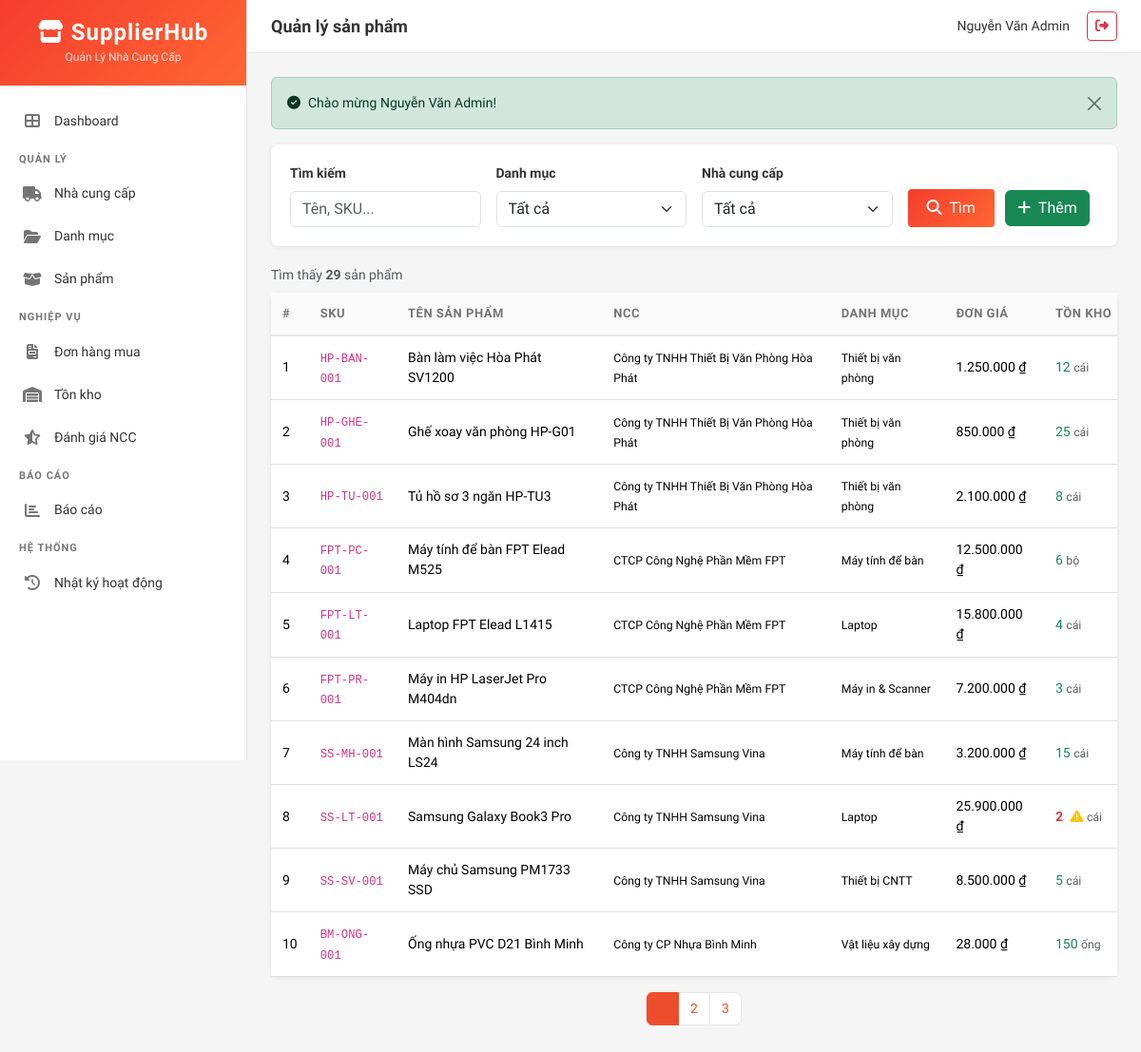
Screenshot of /index.php?page=products (signed in) with the database file from the repository.
### tables this page shows
CREATE TABLE IF NOT EXISTS products (
    id INT AUTO_INCREMENT PRIMARY KEY,
    supplier_id INT NOT NULL,
    category_id INT DEFAULT NULL,
    name VARCHAR(200) NOT NULL,
    sku VARCHAR(50) NOT NULL UNIQUE,
    description TEXT DEFAULT NULL,
    unit_price DECIMAL(15,2) NOT NULL DEFAULT 0.00,
    unit VARCHAR(20) NOT NULL DEFAULT 'cái',
    status ENUM('active', 'discontinued') NOT NULL DEFAULT 'active',
    min_stock_level INT NOT NULL DEFAULT 10,
    created_at DATETIME NOT NULL DEFAULT CURRENT_TIMESTAMP,
    FOREIGN KEY (supplier_id) REFERENCES suppliers(id) ON DELETE RESTRICT,
    FOREIGN KEY (category_id) REFERENCES categories(id) ON DELETE SET NULL,
    INDEX idx_supplier (supplier_id),
    INDEX idx_category (category_id),
    INDEX idx_status (status),
    INDEX idx_sku (sku)
);

CREATE TABLE IF NOT EXISTS suppliers (
    id INT AUTO_INCREMENT PRIMARY KEY,
    company_name VARCHAR(200) NOT NULL,
    contact_person VARCHAR(100) DEFAULT NULL,
    email VARCHAR(100) DEFAULT NULL,
    phone VARCHAR(20) DEFAULT NULL,
    address TEXT DEFAULT NULL,
    tax_code VARCHAR(20) DEFAULT NULL,
    status ENUM('active', 'inactive', 'blacklisted') NOT NULL DEFAULT 'active',
    rating_avg DECIMAL(3,2) DEFAULT 0.00,
    notes TEXT DEFAULT NULL,
    created_at DATETIME NOT NULL DEFAULT CURRENT_TIMESTAMP,
    INDEX idx_status (status)
);

CREATE TABLE IF NOT EXISTS categories (
    id INT AUTO_INCREMENT PRIMARY KEY,
    name VARCHAR(100) NOT NULL,
    slug VARCHAR(120) NOT NULL UNIQUE,
    description TEXT DEFAULT NULL,
    parent_id INT DEFAULT NULL,
    sort_order INT NOT NULL DEFAULT 0,
    is_active TINYINT(1) NOT NULL DEFAULT 1,
    FOREIGN KEY (parent_id) REFERENCES categories(id) ON DELETE SET NULL,
    INDEX idx_parent (parent_id),
    INDEX idx_active (is_active)
);

### controllers/ProductController.php (called while the page is built, shortened)
<?php
require_once __DIR__ . '/../models/Product.php';
class ProductController {
    private $model;
    public function __construct() {
        $this->model = new Product();
    }
    public function index() {
        $search     = $_GET['search'] ?? '';
        $categoryId = $_GET['category_id'] ?? '';
        $supplierId = $_GET['supplier_id'] ?? '';
        $page       = max(1, intval($_GET['p'] ?? 1));
        $result     = $this->model->getAll($search, $categoryId, $supplierId, $page);
        require VIEW_PATH . '/products/index.php';
    }
}

### helpers/format_helper.php (called while the page is built, shortened)
<?php
function formatMoney($amount) {
    return number_format($amount, 0, ',', '.') . ' ₫';
}
function e($text) {
    return htmlspecialchars($text ?? '', ENT_QUOTES, 'UTF-8');
}

### config/database.php (called while the page is built, shortened)
<?php
function getDBConnection() {
    static $pdo = null;
    if ($pdo === null) {
        try {
            $dsn = "mysql:host=" . DB_HOST . ";port=" . DB_PORT . ";dbname=" . DB_NAME . ";charset=utf8mb4";
            $options = [
                PDO::ATTR_ERRMODE            => PDO::ERRMODE_EXCEPTION,
                PDO::ATTR_DEFAULT_FETCH_MODE => PDO::FETCH_ASSOC,
                PDO::ATTR_EMULATE_PREPARES   => false,
            ];
            $pdo = new PDO($dsn, DB_USER, DB_PASS, $options);
            $pdo->exec("SET NAMES 'utf8mb4' COLLATE 'utf8mb4_unicode_ci'");
        } catch (PDOException $e) {
            die("Lỗi kết nối database: " . $e->getMessage());
        }
    }
    return $pdo;
}

### models/Product.php (called while the page is built, shortened)
<?php
class Product {
    private $pdo;
    public function __construct() {
        $this->pdo = getDBConnection();
    }
    public function getAll($search = '', $categoryId = '', $supplierId = '', $page = 1, $limit = ITEMS_PER_PAGE) {
        $offset = ($page - 1) * $limit;
        $where = "WHERE 1=1";
        $params = [];
        $countSql = "SELECT COUNT(*) FROM products p $where";
        $stmt = $this->pdo->prepare($countSql);
        $stmt->execute($params);
        $total = $stmt->fetchColumn();
        $sql = "SELECT p.*, s.company_name as supplier_name, c.name as category_name,
                COALESCE(i.quantity_on_hand, 0) as stock
                FROM products p
                JOIN suppliers s ON p.supplier_id = s.id
                LEFT JOIN categories c ON p.category_id = c.id
                LEFT JOIN inventory i ON p.id = i.product_id
                $where
                ORDER BY p.created_at DESC LIMIT :limit OFFSET :offset";
        $stmt = $this->pdo->prepare($sql);
        $stmt->bindValue(':limit', $limit, PDO::PARAM_INT);
        $stmt->bindValue(':offset', $offset, PDO::PARAM_INT);
        $stmt->execute();
        $data = $stmt->fetchAll();
        return [
            'data'       => $data,
            'total'      => $total,
            'page'       => $page,
            'limit'      => $limit,
            'totalPages' => ceil($total / $limit),
        ];
    }
}

### views/products/index.php (the view, shortened to what this page needs)
<?php require VIEW_PATH . '/layouts/header.php'; ?>
<div class="search-box">
    <form method="GET" class="row g-3 align-items-end">
        <div class="col-md-3">
            <label class="form-label fw-semibold">Tìm kiếm</label>
            <input type="text" name="search" class="form-control" placeholder="Tên, SKU..." value="<?= e($search) ?>">
        </div>
        <div class="col-md-3">
            <label class="form-label fw-semibold">Danh mục</label>
            <select name="category_id" class="form-select">
                <option value="">Tất cả</option>
            </select>
        </div>
        <div class="col-md-3">
            <label class="form-label fw-semibold">Nhà cung cấp</label>
            <select name="supplier_id" class="form-select">
                <option value="">Tất cả</option>
            </select>
        </div>
        <div class="col-md-3">
            <button type="submit" class="btn btn-shopee"><i class="fas fa-search me-1"></i> Tìm</button>
            <a href="index.php?page=products&action=create" class="btn btn-success ms-2"><i class="fas fa-plus me-1"></i> Thêm</a>
        </div>
    </form>
</div>
<div class="d-flex justify-content-between mb-2">
    <span class="text-muted">Tìm thấy <strong><?= $result['total'] ?></strong> sản phẩm</span>
</div>
<div class="card">
    <div class="card-body p-0">
        <?php if (!empty($result['data'])): ?>
        <div class="table-responsive">
            <table class="table table-hover mb-0" style="min-width: 1000px;">
                <thead>
                    <tr>
                        <th>#</th>
                        <th>SKU</th>
                        <th>Tên sản phẩm</th>
                        <th>NCC</th>
                        <th>Danh mục</th>
                        <th>Đơn giá</th>
                        <th>Tồn kho</th>
                    </tr>
                </thead>
                <tbody>
                    <?php foreach ($result['data'] as $i => $p): ?>
                    <tr>
                        <td><?= ($result['page'] - 1) * $result['limit'] + $i + 1 ?></td>
                        <td><code><?= e($p['sku']) ?></code></td>
                        <td><?= e($p['name']) ?></td>
                        <td><small><?= e($p['supplier_name']) ?></small></td>
                        <td><small><?= e($p['category_name'] ?? '—') ?></small></td>
                        <td><?= formatMoney($p['unit_price']) ?></td>
                        <td>
                            <?php if ($p['stock'] <= $p['min_stock_level']): ?>
                                <span class="text-danger fw-bold"><?= $p['stock'] ?></span>
                                <i class="fas fa-exclamation-triangle text-warning ms-1" title="Sắp hết"></i>
                            <?php else: ?>
                                <span class="text-success"><?= $p['stock'] ?></span>
                            <?php endif; ?>
                            <small class="text-muted"><?= e($p['unit']) ?></small>
                        </td>
                    </tr>
                    <?php endforeach; ?>
                </tbody>
            </table>
        </div>
        <?php else: ?>
        <div class="empty-state"><i class="fas fa-box-open"></i><p>Chưa có sản phẩm nào.</p></div>
        <?php endif; ?>
    </div>
</div>
<?php if ($result['totalPages'] > 1): ?>
<nav class="mt-3"><ul class="pagination justify-content-center">
    <?php for ($i = 1; $i <= $result['totalPages']; $i++): ?>
    <li class="page-item <?= $i == $result['page'] ? 'active' : '' ?>">
        <a class="page-link" href="index.php?page=products&search=<?= urlencode($search) ?>&category_id=<?= $categoryId ?>&supplier_id=<?= $supplierId ?>&p=<?= $i ?>"><?= $i ?></a>
    </li>
    <?php endfor; ?>
</ul></nav>
<?php endif; ?>
<?php require VIEW_PATH . '/layouts/footer.php'; ?>

### assets/css/style.css (style rules this page uses)
:root { --shopee-primary: #EE4D2D; --shopee-primary-dark: #D73211; --shopee-gradient: linear-gradient(135deg, #F53D2D, #FF6633); --shopee-bg: #F5F5F5; --shopee-card: #FFFFFF; --shopee-text: #333333; --shopee-text-light: #757575; --shopee-success: #26AA99; --shopee-warning: #FFBF00; --shopee-danger: #D63031; --shopee-border: #E8E8E8; --sidebar-width: 260px; }
body { font-family: 'Be Vietnam Pro', 'Inter', sans-serif; background-color: var(--shopee-bg); color: var(--shopee-text); font-size: 14px; }
a { color: var(--shopee-primary); text-decoration: none; }
.btn-shopee { background: var(--shopee-gradient); color: #fff; border: none; font-weight: 500; padding: 8px 20px; border-radius: 4px; transition: all 0.2s; }
.card { border: none; border-radius: 8px; box-shadow: 0 1px 4px rgba(0,0,0,0.08); transition: box-shadow 0.2s; }
.table thead th { background: #FAFAFA; border-bottom: 2px solid var(--shopee-border); font-weight: 600; font-size: 13px; color: var(--shopee-text-light); text-transform: uppercase; letter-spacing: 0.5px; padding: 12px; white-space: nowrap; }
.table td { padding: 12px; vertical-align: middle; font-size: 14px; }
.table tbody tr { transition: background 0.15s; }
.pagination .page-link { color: var(--shopee-primary); border-color: var(--shopee-border); font-size: 14px; }
.pagination .page-item.active .page-link { background: var(--shopee-primary); border-color: var(--shopee-primary); }
.search-box { background: #FFFFFF; border-radius: 8px; padding: 20px; margin-bottom: 20px; box-shadow: 0 1px 4px rgba(0,0,0,0.08); }

### rows the page displays
products: limit "1", sku "HP-BAN-001", name "Bàn làm việc Hòa Phát SV1200", supplier.company_name "Công ty TNHH Thiết Bị Văn Phòng Hòa Phát", category.name "Thiết bị văn phòng", unit_price "1.250.000 ₫", stock "12", unit "cái"
products: limit "2", sku "HP-GHE-001", name "Ghế xoay văn phòng HP-G01", supplier.company_name "Công ty TNHH Thiết Bị Văn Phòng Hòa Phát", category.name "Thiết bị văn phòng", unit_price "850.000 ₫", stock "25", unit "cái"
products: limit "3", sku "HP-TU-001", name "Tủ hồ sơ 3 ngăn HP-TU3", supplier.company_name "Công ty TNHH Thiết Bị Văn Phòng Hòa Phát", category.name "Thiết bị văn phòng", unit_price "2.100.000 ₫", stock "8", unit "cái"
products: limit "4", sku "FPT-PC-001", name "Máy tính để bàn FPT Elead M525", supplier.company_name "CTCP Công Nghệ Phần Mềm FPT", category.name "Máy tính để bàn", unit_price "12.500.000 ₫", stock "6", unit "bộ"
products: limit "5", sku "FPT-LT-001", name "Laptop FPT Elead L1415", supplier.company_name "CTCP Công Nghệ Phần Mềm FPT", category.name "Laptop", unit_price "15.800.000 ₫", stock "4", unit "cái"
products: limit "6", sku "FPT-PR-001", name "Máy in HP LaserJet Pro M404dn", supplier.company_name "CTCP Công Nghệ Phần Mềm FPT", category.name "Máy in & Scanner", unit_price "7.200.000 ₫", stock "3", unit "cái"
products: limit "7", sku "SS-MH-001", name "Màn hình Samsung 24 inch LS24", supplier.company_name "Công ty TNHH Samsung Vina", category.name "Máy tính để bàn", unit_price "3.200.000 ₫", stock "15", unit "cái"
products: limit "8", sku "SS-LT-001", name "Samsung Galaxy Book3 Pro", supplier.company_name "Công ty TNHH Samsung Vina", category.name "Laptop", unit_price "25.900.000 ₫", stock "2", unit "cái"
products: limit "9", sku "SS-SV-001", name "Máy chủ Samsung PM1733 SSD", supplier.company_name "Công ty TNHH Samsung Vina", category.name "Thiết bị CNTT", unit_price "8.500.000 ₫", stock "5", unit "cái"
products: limit "10", sku "BM-ONG-001", name "Ống nhựa PVC D21 Bình Minh", supplier.company_name "Công ty CP Nhựa Bình Minh", category.name "Vật liệu xây dựng", unit_price "28.000 ₫", stock "150", unit "ống"

### other values shown
$pageTitle "Quản lý sản phẩm"
currentUser('full_name') "Nguyễn Văn Admin"
$flash['message'] "Chào mừng Nguyễn Văn Admin!"
$result['total'] "29"
